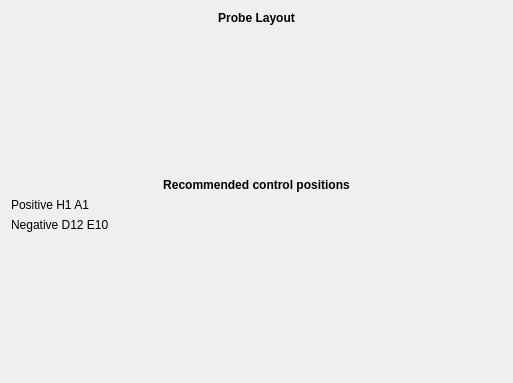
<?xml version="1.0" encoding="UTF-8"?>
<ui version="4.0">
 <class>ColourfulDevicePlazza</class>
 <widget class="QWidget" name="ColourfulDevicePlazza">
  <property name="geometry">
   <rect>
    <x>0</x>
    <y>0</y>
    <width>513</width>
    <height>383</height>
   </rect>
  </property>
  <property name="windowTitle">
   <string>ColourfulDevicePlazza</string>
  </property>
  <layout class="QGridLayout" name="gridLayout">
   <item row="1" column="0" colspan="2">
    <widget class="QWidget" name="devicesWidget" native="true">
     <property name="sizePolicy">
      <sizepolicy hsizetype="Expanding" vsizetype="Expanding">
       <horstretch>0</horstretch>
       <verstretch>0</verstretch>
      </sizepolicy>
     </property>
     <property name="minimumSize">
      <size>
       <width>0</width>
       <height>0</height>
      </size>
     </property>
     <layout class="QGridLayout" name="gridLayout_2"/>
    </widget>
   </item>
   <item row="2" column="0" colspan="3">
    <widget class="QLabel" name="label">
     <property name="font">
      <font>
       <weight>75</weight>
       <bold>true</bold>
      </font>
     </property>
     <property name="text">
      <string>Recommended control positions</string>
     </property>
     <property name="alignment">
      <set>Qt::AlignCenter</set>
     </property>
    </widget>
   </item>
   <item row="5" column="0">
    <spacer name="verticalSpacer">
     <property name="orientation">
      <enum>Qt::Vertical</enum>
     </property>
     <property name="sizeHint" stdset="0">
      <size>
       <width>20</width>
       <height>40</height>
      </size>
     </property>
    </spacer>
   </item>
   <item row="3" column="0" colspan="3">
    <widget class="QLabel" name="positiveLabel">
     <property name="text">
      <string>Positive H1 A1</string>
     </property>
    </widget>
   </item>
   <item row="1" column="2">
    <spacer name="horizontalSpacer">
     <property name="orientation">
      <enum>Qt::Horizontal</enum>
     </property>
     <property name="sizeHint" stdset="0">
      <size>
       <width>10</width>
       <height>20</height>
      </size>
     </property>
    </spacer>
   </item>
   <item row="4" column="0" colspan="3">
    <widget class="QLabel" name="negativeLabel">
     <property name="text">
      <string>Negative D12 E10</string>
     </property>
    </widget>
   </item>
   <item row="0" column="0" colspan="3">
    <widget class="QLabel" name="label_2">
     <property name="font">
      <font>
       <weight>75</weight>
       <bold>true</bold>
      </font>
     </property>
     <property name="text">
      <string>Probe Layout</string>
     </property>
     <property name="alignment">
      <set>Qt::AlignCenter</set>
     </property>
    </widget>
   </item>
  </layout>
 </widget>
 <layoutdefault spacing="6" margin="11"/>
 <resources/>
 <connections/>
</ui>
